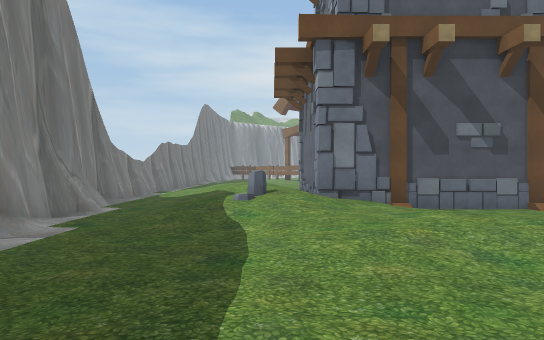
view 1 (above)

24 first-person views from a walk through a 3-D level made in the Unity game engine. The camera is 1.5 m above the floor, looks level and sees 70° across. The floor is counted in squares, 2 m on a side. Each view is taken from the middle of a square. On the plan, view 1 faces up. The plan holds only what a view shows up to about 12 squares ahead; the rest is blank. The place goes on beyond the plan. Some animated figures are not drawn.

view 2
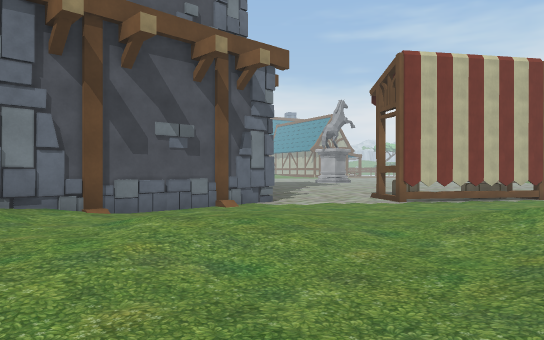

view 3
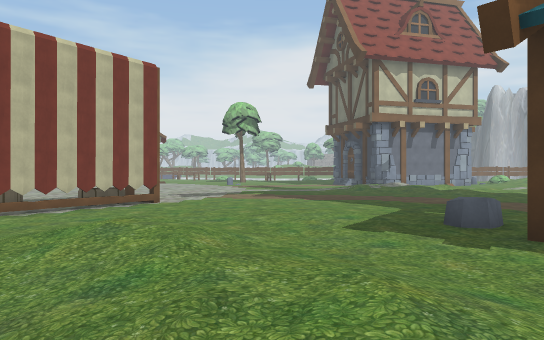

view 4
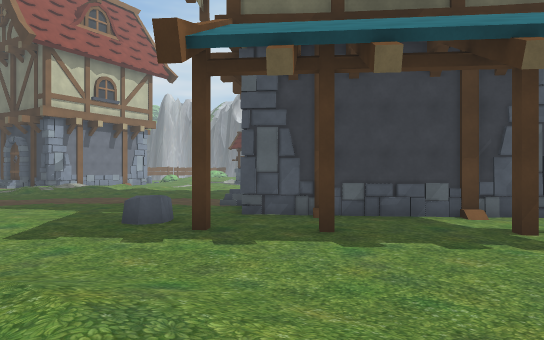

view 5
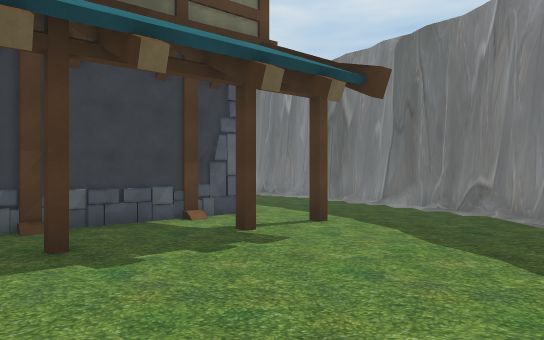

view 6
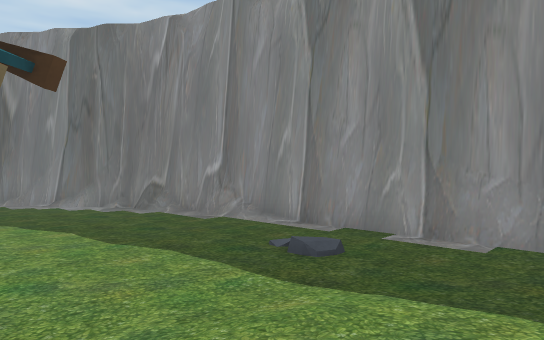

view 7
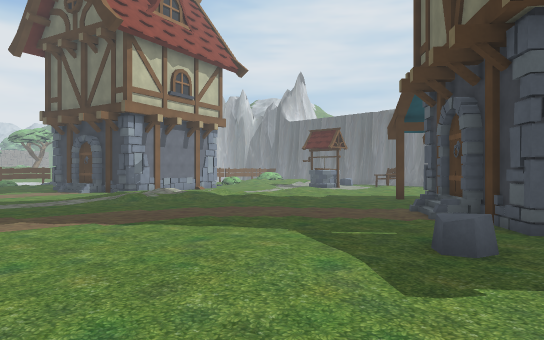

view 8
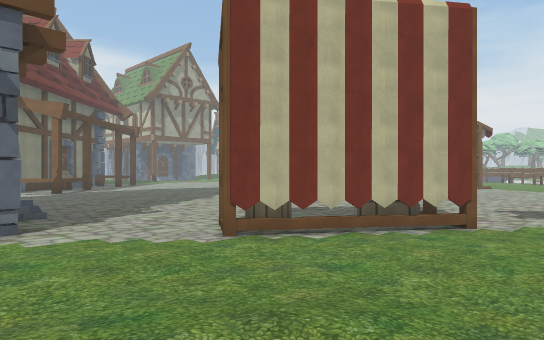

view 9
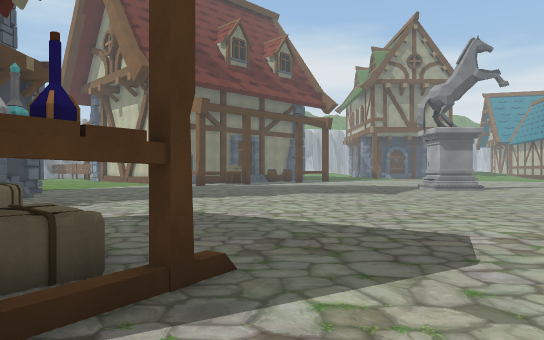

view 10
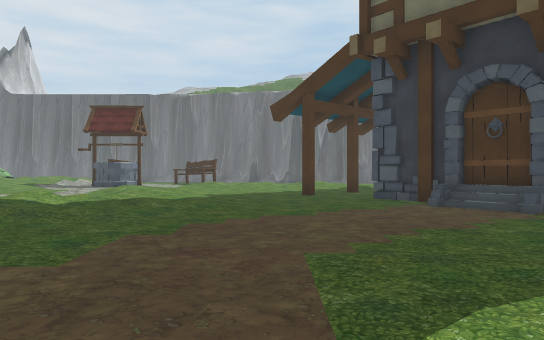

view 11
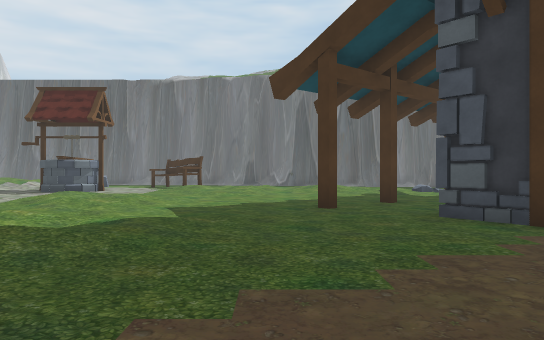

view 12
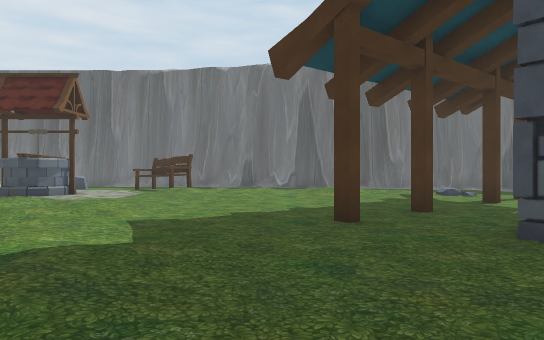

view 13
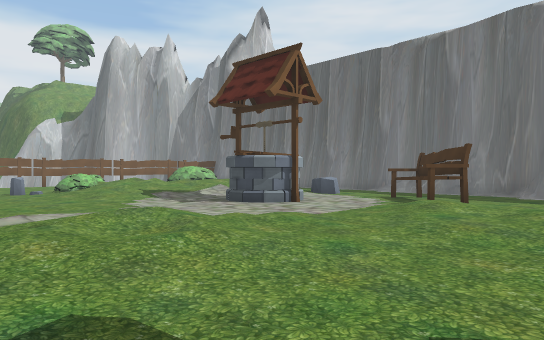

view 14
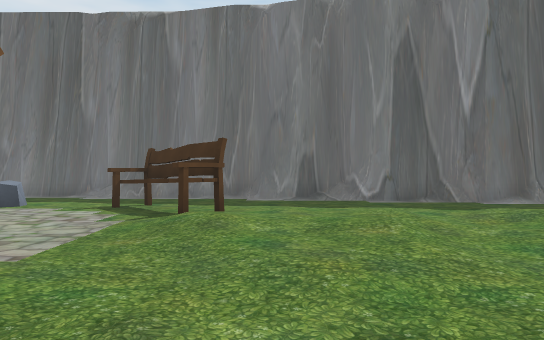

view 15
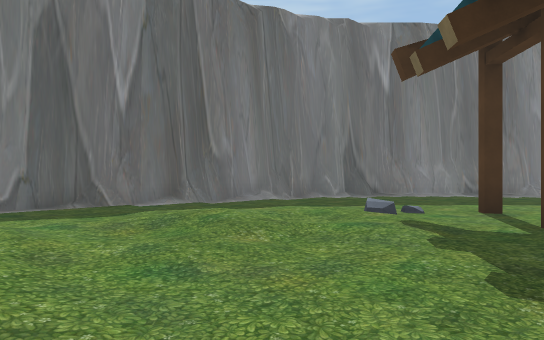

view 16
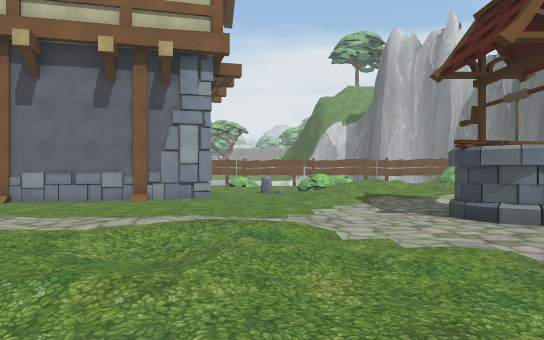

view 17
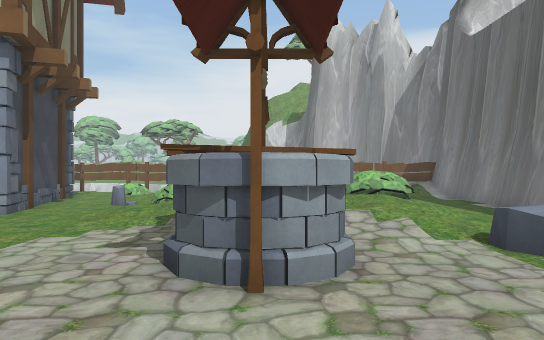

view 18
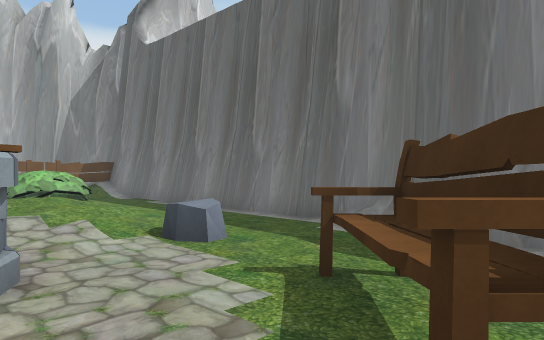

view 19
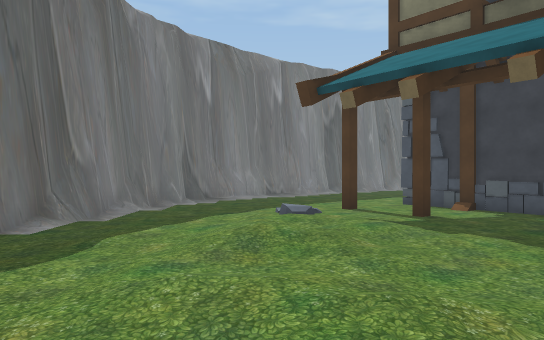

view 20
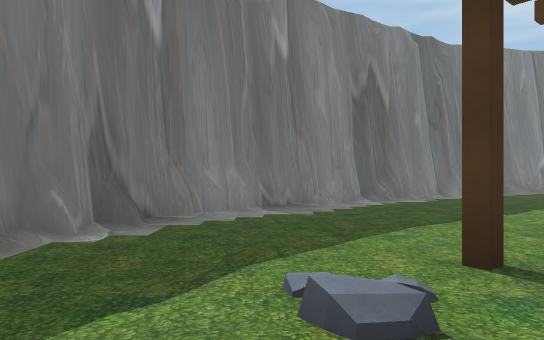

view 21
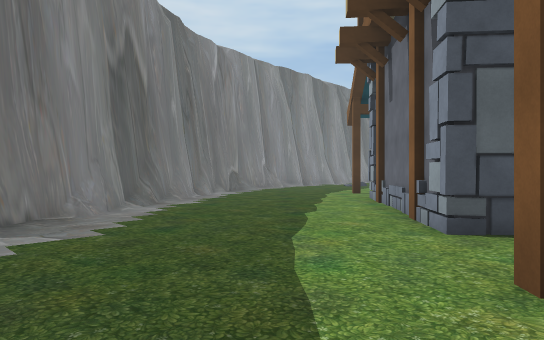

view 22
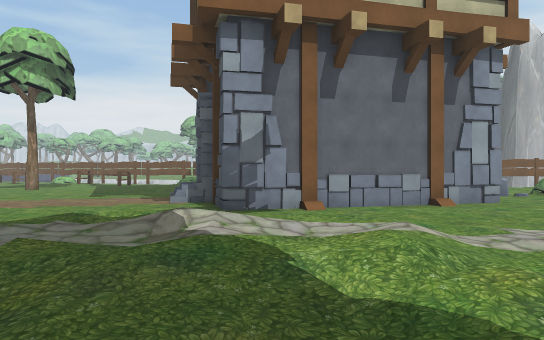

view 23
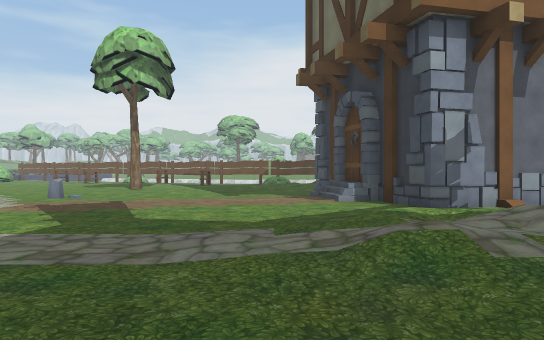

view 24
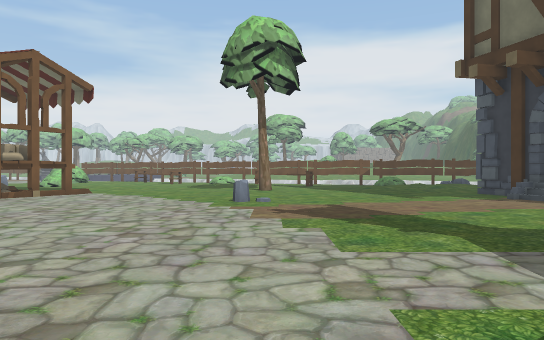

### Floor plan
Key: @ floor where view 1 was taken; # wall or solid block; . main floor; : floor 0.25 m higher than the main floor; + floor 0.5 m higher than the main floor; * floor 0.75 m higher than the main floor; / step, stairs or slope; O other object.
Columns run from 5 left of view 1 to 30 right of it. Each row starts with its distance up from view 1.
 14             O.... ..........
 13             # ... ..........
 12 #..///O     O ..............
 11 #..///O      /.............
 10  /.// O      ..............       O
  9  #./  O#####O.............       #O
  8  #.//O//:................      .....
  7  #.////:: ......#O.......     ......
  6  #.///:////....# .......    ........
  5   .../++++/.....##OO.....  .........
  4   ...:////:.......O#................
  3    ..::...////..................O...
  2    .::.../////.......  . ...........
  1      : ///////.......    ...........
  0      @/+/////..:....................
 -1  ##..//+*///...::...................
 -2   #...////.....:....................
 -3   #./.........O........../:/........
 -4   #./.......#.O..........///...../..
 -5   #........#............//// .../###
 -6   #..........##........///// .####
 -7   #......#..####/.....////// .#
 -8   #....#...##  #//....////// .##
 -9   #/......##   ##....////://...#
-10   ##.....##     ##....///.:....#
-11    #......##     .......:......#  ##
-12    ##......#  ##...#...////....###..
-13     #......####..#.....////.........
-14     ##......##.........////....../O.
-15      ##........#........:.....///OO
-16       #.......#.//.../:.......////O
-17       ##......//://::///...O..////
-18        ##.....////+.////..OOO:///
-19         ##.......:///:::...O.////
-20          ##......:......O....////
-21           ####...........O..O////  O
-22              #####............//...O
-23                  ######.............
-24                       ##############

Positions as (right, up) in squares from view 1, and headings:
1: (0, 0), facing up
2: (0, 1), facing up-right
3: (2, 0), facing right
4: (2, 0), facing down-right
5: (3, 0), facing down
6: (3, 0), facing down-left
7: (7, 2), facing down-right
8: (6, 1), facing up-right
9: (15, 2), facing up
10: (15, 0), facing down
11: (15, -4), facing down
12: (15, -6), facing down
13: (15, -11), facing down-right
14: (17, -13), facing down
15: (16, -14), facing down-left
16: (16, -14), facing right
17: (18, -18), facing right
18: (18, -18), facing down-right
19: (18, -18), facing left
20: (12, -18), facing left
21: (9, -19), facing up-left
22: (17, -7), facing right
23: (17, -3), facing right
24: (18, 2), facing right
